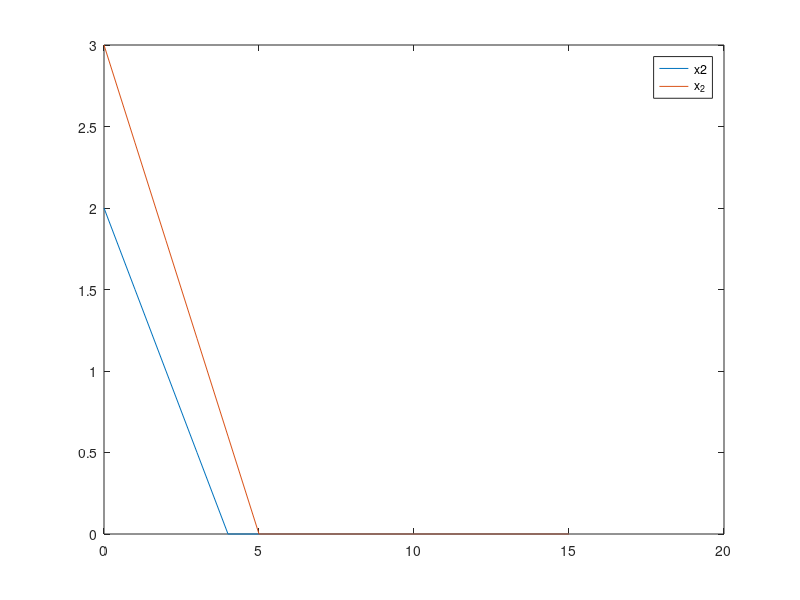

MATLAB code to generate this figure:
clc
clear all;
A=[2 4; 3 5];
B=[8;15];
x1=0:1:max(B);
x2=(B(1)-A(1,1)*x1)/A(1,2);
x_2=(B(2)-A(2,1)*x1)/A(2,2);

x2=max(0,x2);
x_2=max(0,x_2);
plot(x1,x2,x1,x_2)
legend('x2','x_2');
cy=find(x1==0);
cx=find(x2==0);
line1_cp=[x1([cx(1),cy]);x2([cx(1),cy])]';

cy1=find(x1==0);
cx1=find(x_2==0);
line2_cp=[x1([cx1(1),cy1]);x_2([cx1(1),cy1])]';
corpt=unique([line1_cp;line2_cp],'rows');

pt=[];
for i=1: size(A,1)
    A1=A(i,:);
    B1=B(i,:);
    for j=i+1 :size(A,1)
        A2=A(j,:);
        B2=B(j,:);
        A4=[A1;A2];
        B4=[B1;B2];
        X4=A4\B4;
        pt=[pt X4];
    end
end
intpt=transpose(pt);
allpt=[intpt;corpt];
points=unique(allpt,'rows');

for i=1:size(points,1)
    const1(i)=A(1,1)*points(i,1)+A(1,2)*points(i,2)-B(1);
    const2(i)=A(2,1)*points(i,1)+A(2,2)*points(i,2)-B(2);
    s1=find(const1>0);
    s2=find(const2>0);
end
s=unique([s1 s2]);
points(s,:)=[];
c=[3;2];
value=points*c;
[obj_val,index]=max(value);
x1=points(index,1);
x2=points(index,2);
fprintf('objective function is %f at (%f,%f)',obj_val,x1,x2);